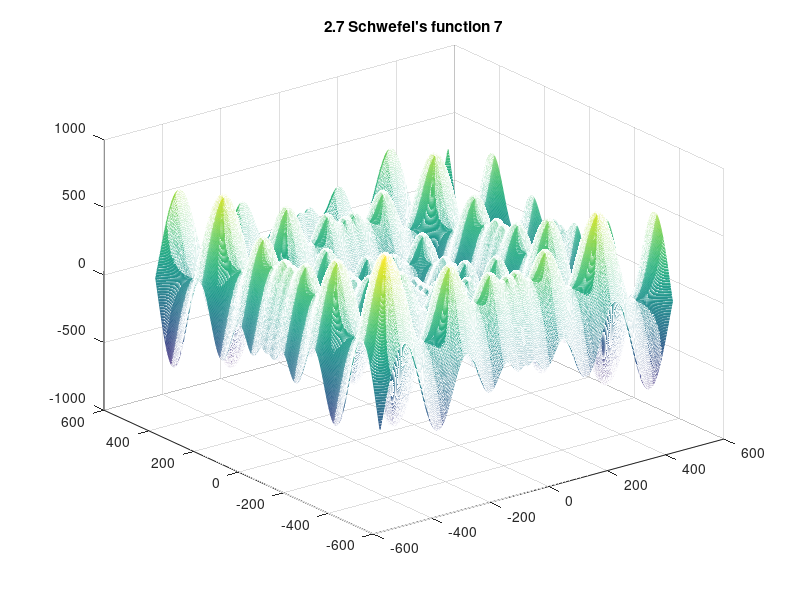

Write MATLAB code to recreate this figure.
clc
clear all
close all

[x,y]=meshgrid([-500:1:500],[-500:1:500]);
%f = @(x,y) x.^2+y.^2;
f= @(x,y) -x.*sin(sqrt(abs(x)))+ (-y.*sin(sqrt(abs(y))));
w=f(x,y);
figure
mesh(x,y,w)
title("2.7 Schwefel's function 7")
